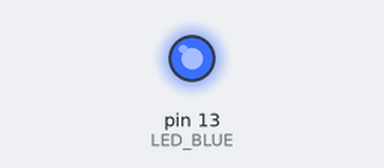
Recording of a sketch running on a simulated Arduino Uno, built with avr-gcc and run on an emulated ATmega328P. Shown: output pins drawn as LEDs (lit = HIGH).

Above: at 1.5 s.
At 3.5 s:
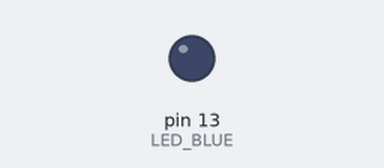
Timing chart, 0 to 5.2 s (numbered marks = the images above):
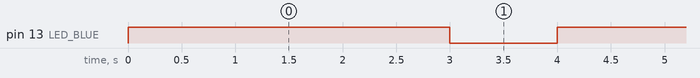

The sketch:

BlinkBlueLED-Exercise1.ino
```cpp
// (licence header left out)
const unsigned int LED_BLUE = 13;

void setup() {
  pinMode(LED_BLUE, OUTPUT);
}

void loop() {
  digitalWrite(LED_BLUE, HIGH);
  delay(3000); //3000 ms
  digitalWrite(LED_BLUE, LOW);
  delay(1000); //1000 ms
}
```

Measured:
- by itself, pin 13 (LED_BLUE): alternates HIGH for 3.0 s and LOW for 1.0 s
